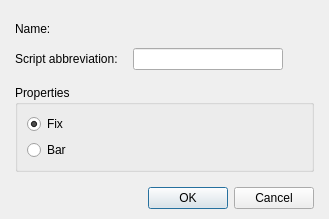
<?xml version="1.0" encoding="UTF-8"?>
<ui version="4.0">
 <class>DialogSystemStatistic</class>
 <widget class="QDialog" name="DialogSystemStatistic">
  <property name="geometry">
   <rect>
    <x>0</x>
    <y>0</y>
    <width>329</width>
    <height>219</height>
   </rect>
  </property>
  <property name="windowTitle">
   <string>Statistic</string>
  </property>
  <layout class="QGridLayout" name="gridLayout_2">
   <property name="leftMargin">
    <number>15</number>
   </property>
   <property name="topMargin">
    <number>10</number>
   </property>
   <property name="rightMargin">
    <number>15</number>
   </property>
   <property name="bottomMargin">
    <number>10</number>
   </property>
   <item row="0" column="0">
    <layout class="QVBoxLayout" name="verticalLayout_2">
     <property name="spacing">
      <number>15</number>
     </property>
     <item>
      <layout class="QGridLayout" name="gridLayout">
       <property name="verticalSpacing">
        <number>0</number>
       </property>
       <item row="0" column="0">
        <widget class="QLabel" name="label">
         <property name="text">
          <string>Name:</string>
         </property>
        </widget>
       </item>
       <item row="0" column="1">
        <widget class="WidgetTextLang" name="widgetName" native="true">
         <property name="minimumSize">
          <size>
           <width>150</width>
           <height>0</height>
          </size>
         </property>
         <property name="maximumSize">
          <size>
           <width>150</width>
           <height>16777215</height>
          </size>
         </property>
        </widget>
       </item>
       <item row="0" column="2" rowspan="2">
        <spacer name="horizontalSpacer">
         <property name="orientation">
          <enum>Qt::Horizontal</enum>
         </property>
         <property name="sizeHint" stdset="0">
          <size>
           <width>178</width>
           <height>38</height>
          </size>
         </property>
        </spacer>
       </item>
       <item row="1" column="0">
        <widget class="QLabel" name="label_2">
         <property name="text">
          <string>Script abbreviation:</string>
         </property>
        </widget>
       </item>
       <item row="1" column="1">
        <widget class="QLineEdit" name="lineEditAbbrevation">
         <property name="minimumSize">
          <size>
           <width>150</width>
           <height>0</height>
          </size>
         </property>
         <property name="maximumSize">
          <size>
           <width>150</width>
           <height>16777215</height>
          </size>
         </property>
        </widget>
       </item>
      </layout>
     </item>
     <item>
      <widget class="QGroupBox" name="groupBox">
       <property name="title">
        <string>Properties</string>
       </property>
       <layout class="QGridLayout" name="gridLayout_3">
        <item row="0" column="0">
         <layout class="QVBoxLayout" name="verticalLayout">
          <item>
           <widget class="QRadioButton" name="radioButtonFix">
            <property name="text">
             <string>Fix</string>
            </property>
            <property name="checked">
             <bool>true</bool>
            </property>
           </widget>
          </item>
          <item>
           <widget class="QRadioButton" name="radioButtonBar">
            <property name="text">
             <string>Bar</string>
            </property>
           </widget>
          </item>
         </layout>
        </item>
       </layout>
      </widget>
     </item>
     <item>
      <widget class="QDialogButtonBox" name="buttonBox">
       <property name="orientation">
        <enum>Qt::Horizontal</enum>
       </property>
       <property name="standardButtons">
        <set>QDialogButtonBox::Cancel|QDialogButtonBox::Ok</set>
       </property>
      </widget>
     </item>
    </layout>
   </item>
  </layout>
 </widget>
 <customwidgets>
  <customwidget>
   <class>WidgetTextLang</class>
   <extends>QWidget</extends>
   <header>widgettextlang.h</header>
   <container>1</container>
  </customwidget>
 </customwidgets>
 <resources/>
 <connections>
  <connection>
   <sender>buttonBox</sender>
   <signal>accepted()</signal>
   <receiver>DialogSystemStatistic</receiver>
   <slot>accept()</slot>
   <hints>
    <hint type="sourcelabel">
     <x>248</x>
     <y>254</y>
    </hint>
    <hint type="destinationlabel">
     <x>157</x>
     <y>274</y>
    </hint>
   </hints>
  </connection>
  <connection>
   <sender>buttonBox</sender>
   <signal>rejected()</signal>
   <receiver>DialogSystemStatistic</receiver>
   <slot>reject()</slot>
   <hints>
    <hint type="sourcelabel">
     <x>316</x>
     <y>260</y>
    </hint>
    <hint type="destinationlabel">
     <x>286</x>
     <y>274</y>
    </hint>
   </hints>
  </connection>
 </connections>
</ui>
